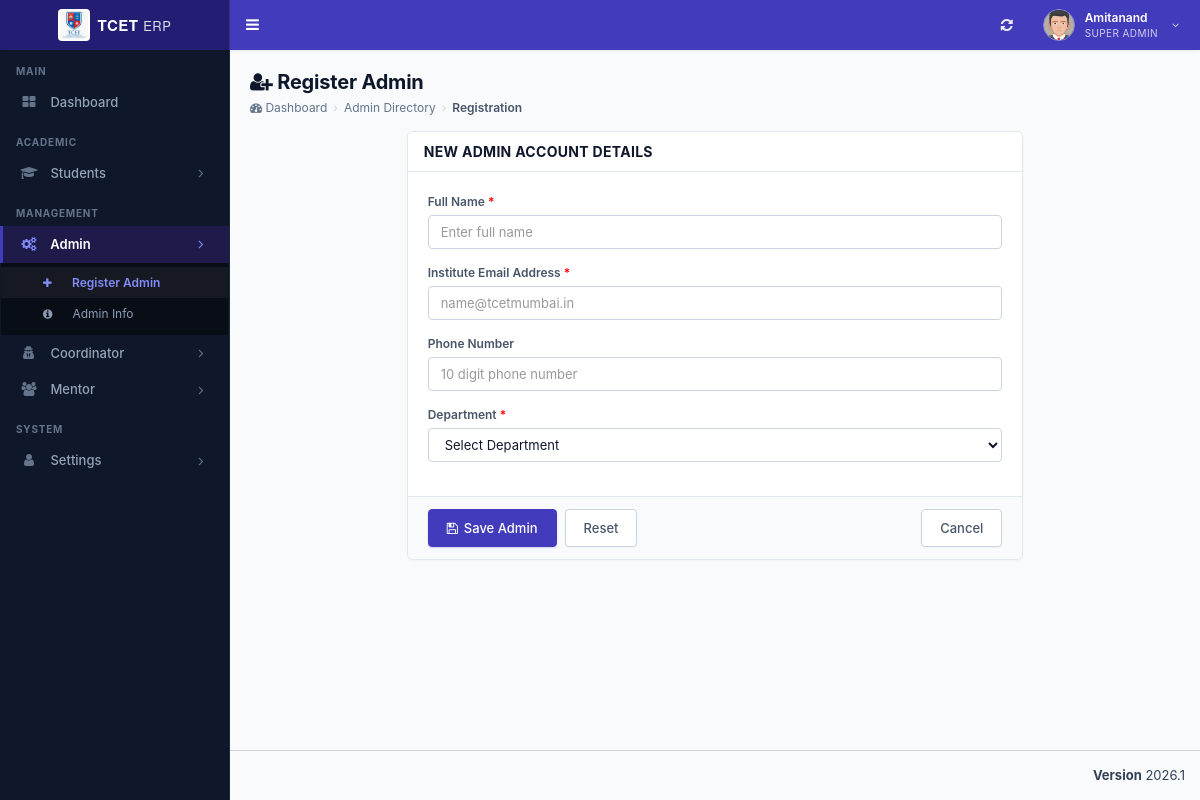
Screenshot of /admin/admin_register.php (signed in) with the database file from the repository.
### tables this page shows
CREATE TABLE `st_role_master` (
  `role_id` int(11) NOT NULL,
  `role_name` varchar(100) NOT NULL,
  PRIMARY KEY (`role_id`)
);

CREATE TABLE `st_login` (
  `login_id` int(11) NOT NULL AUTO_INCREMENT,
  `username` varchar(200) NOT NULL,
  `password` varchar(255) NOT NULL,
  `user_id` int(11) NOT NULL,
  `created_at` timestamp NOT NULL DEFAULT current_timestamp(),
  PRIMARY KEY (`login_id`)
);

CREATE TABLE `st_user_master` (
  `user_id` int(11) NOT NULL AUTO_INCREMENT,
  `user_name` varchar(150) NOT NULL,
  `email_id` varchar(200) NOT NULL,
  `phone_number` varchar(15) DEFAULT NULL,
  `department_id` int(11) NOT NULL,
  `role_id` int(11) NOT NULL,
  `student_id` int(11) NOT NULL,
  `is_first_login` tinyint(1) DEFAULT 1,
  PRIMARY KEY (`user_id`)
);

CREATE TABLE `st_menu_master` (
  `menu_id` int(11) NOT NULL,
  `menu_name` varchar(100) NOT NULL,
  `menu_icon` varchar(100) NOT NULL DEFAULT 'fa fa-folder',
  PRIMARY KEY (`menu_id`)
);

CREATE TABLE `st_sub_menu_master` (
  `sub_menu_id` int(11) NOT NULL AUTO_INCREMENT,
  `menu_id` int(11) NOT NULL,
  `sort_order` int(11) NOT NULL DEFAULT 0,
  `sub_menu_name` varchar(100) NOT NULL,
  `sub_menu_icon` varchar(100) NOT NULL DEFAULT 'fa fa-angle-double-right',
  `sub_menu_route` varchar(255) NOT NULL DEFAULT '#',
  PRIMARY KEY (`sub_menu_id`)
);

### admin/admin_register.php (called while the page is built, shortened)
<?php
$roleLabel = 'Admin';
$processFile = 'admin_process.php';
$infoFile = 'admin_info.php';
include 'role_register_base.php';
?>

### database/db_connect.php (called while the page is built, shortened)
<?php
if (!class_exists('DBController')) {
class DBController
{
    public $host = "localhost";
    public $user = "root";
    public $password = "";
    public $database = "tcet_st";
    function __construct($dbName = null)
    {
        if ($dbName !== null && trim((string)$dbName) !== '') {
            $this->database = trim((string)$dbName);
        } else {
            $this->database = "tcet_st";
        }
        $this->conn = $this->connectDB();
    }
    function connectDB()
    {
      $conn = @mysqli_connect($this->host,$this->user,$this->password,$this->database);
      return $conn;
    }
}
}
?>

### admin/role_register_base.php (the view, shortened to what this page needs)
<?php include "header/header.php"; ?>
<div class="content-wrapper">
  <section class="content-header">
    <div class="erp-page-header">
      <div class="erp-page-title-wrap">
        <h1 class="erp-page-title"><i class="fa fa-user-plus"></i> Register <?php echo htmlspecialchars($roleLabel); ?></h1>
        <div class="erp-breadcrumb">
          <a href="index.php"><i class="fa fa-dashboard"></i> Dashboard</a>
          <span class="sep">&rsaquo;</span>
          <a href="<?php echo htmlspecialchars($infoFile); ?>"><?php echo htmlspecialchars($roleLabel); ?> Directory</a>
          <span class="sep">&rsaquo;</span>
          <span class="active-item">Registration</span>
        </div>
      </div>
    </div>
  </section>
  <section class="content" style="padding-top: 0;">
    <div class="row">
      <div class="col-md-8 col-md-offset-2">
        <div class="erp-card">
          <div class="erp-card-header">
            <h3 class="erp-card-title">New <?php echo htmlspecialchars($roleLabel); ?> Account Details</h3>
          </div>
          <form method="post" action="<?php echo htmlspecialchars($processFile); ?>" autocomplete="off">
            <div style="padding: 20px;">
              <div class="form-group">
                <label>Full Name <span style="color:red;">*</span></label>
                <input type="text" name="user_name" class="form-control" placeholder="Enter full name" required>
              </div>
              <div class="form-group">
                <label>Institute Email Address <span style="color:red;">*</span></label>
                <input type="email" name="email_id" class="form-control" placeholder="name@tcetmumbai.in" required>
              </div>
              <div class="form-group">
                <label>Phone Number</label>
                <input type="text" name="phone_number" class="form-control" placeholder="10 digit phone number" maxlength="15">
              </div>
              <div class="form-group">
                <label>Department <span style="color:red;">*</span></label>
                <select name="department_id" id="department_select" class="form-control" required>
                  <option value="">Select Department</option>
                </select>
              </div>
            </div>
            <div style="padding: 12px 20px; background-color: #f8fafc; border-top: 1px solid var(--erp-border); display: flex; align-items: center; gap: 8px;">
              <button type="submit" class="btn-erp-primary"><i class="fa fa-save"></i> Save <?php echo htmlspecialchars($roleLabel); ?></button>
              <button type="reset" class="btn-erp-secondary">Reset</button>
              <a href="<?php echo htmlspecialchars($infoFile); ?>" class="btn-erp-secondary" style="margin-left: auto;">Cancel</a>
            </div>
          </form>
        </div>
      </div>
    </div>
  </section>
</div>
<?php include "header/footer.php"; ?>

### admin/header/header.php (shortened to what this page needs)
<?php
require_once __DIR__ . "/../../database/db_connect.php";
$db_handle = new DBController();
$sessionLoginId = intval($_SESSION['user_login_id'] ?? $_SESSION['user_session'] ?? 0);
$username = '';
$userid = 0;
$usertype = 0;
$sql = "SELECT l.login_id, l.username, l.user_id, u.role_id, u.user_name, u.department_id, u.student_id, r.role_name
	    FROM st_login l
	    LEFT JOIN st_user_master u ON u.user_id = l.user_id
	    LEFT JOIN st_role_master r ON r.role_id = u.role_id
	    WHERE l.login_id='" . $sessionLoginId . "' LIMIT 1";
$result = mysqli_query($db_handle->conn, $sql);
if ($result && $result->num_rows > 0) {
	$row = $result->fetch_assoc();
	$username = $row['username'];
	$userid = intval($row['user_id']);
	$usertype = intval($row['role_id']);
}
$name = $username;
$profileSql = "SELECT COALESCE(NULLIF(TRIM(u.user_name), ''), l.username) AS user_name
			   FROM st_login l
			   LEFT JOIN st_user_master u ON u.user_id = l.user_id
			   WHERE l.user_id = $userid LIMIT 1";
$profileResult = mysqli_query($db_handle->conn, $profileSql);
if ($profileResult && ($profileRow = mysqli_fetch_assoc($profileResult))) {
	$profileName = trim((string)($profileRow['user_name'] ?? ''));
	if ($profileName !== '') {
		$name = $profileName;
	}
}
$sql = "SELECT role_name FROM st_role_master WHERE role_id = ? LIMIT 1";
$stmt = mysqli_prepare($db_handle->conn, $sql);
if ($stmt) {
	mysqli_stmt_bind_param($stmt, 'i', $usertype);
	mysqli_stmt_execute($stmt);
	$result = mysqli_stmt_get_result($stmt);
	if ($row = mysqli_fetch_assoc($result)) {
		$role_name = $row['role_name'];
	}
}
	$dashboardRoute = ($usertype === 5) ? 'student_dashboard.php' : 'index.php';
?>
<!DOCTYPE html>
<html>
<head>
	<link rel="stylesheet" href="bootstrap/css/bootstrap.min.css">
	<link rel="stylesheet" href="https://cdnjs.cloudflare.com/ajax/libs/font-awesome/4.5.0/css/font-awesome.min.css">
	<link rel="stylesheet" href="https://cdnjs.cloudflare.com/ajax/libs/ionicons/2.0.1/css/ionicons.min.css">
	<link rel="stylesheet" href="dist/css/AdminLTE.min.css">
	<link rel="stylesheet" href="dist/css/skins/_all-skins.min.css">
	<link rel="stylesheet" href="plugins/iCheck/flat/blue.css">
	<link rel="stylesheet" href="plugins/morris/morris.css">
	<link rel="stylesheet" href="plugins/jvectormap/jquery-jvectormap-1.2.2.css">
	<link rel="stylesheet" href="plugins/datepicker/datepicker3.css">
	<link rel="stylesheet" href="plugins/daterangepicker/daterangepicker.css">
	<link rel="stylesheet" href="plugins/bootstrap-wysihtml5/bootstrap3-wysihtml5.min.css">
	<link rel="stylesheet" href="css/erp-theme.css">
</head>
<body class="hold-transition skin-blue sidebar-mini main-content-responsive">
	<div class="wrapper">
		<header class="main-header">
			<a href="<?php echo $dashboardRoute; ?>" class="logo" style="text-decoration: none;">
				<span class="logo-lg">
					<img src="images/tcet_logo.png" height="32" width="32" style="border-radius: 4px; background: #ffffff; padding: 2px; object-fit: contain;" alt="TCET" />
					<span style="font-weight: 700; font-size: 15px; letter-spacing: 0.5px;">TCET <span style="font-weight: 400; opacity: 0.85; font-size: 13px;">ERP</span></span>
				</span>
			</a>
			<nav class="navbar navbar-static-top" role="navigation">
				<a href="#" class="sidebar-toggle" data-toggle="offcanvas" role="button" title="Toggle Navigation">
				</a>
				<div class="navbar-custom-menu">
					<ul class="nav navbar-nav">
						<li>
							<a href="javascript:void(0);" onclick="window.location.reload();" title="Refresh Page" style="height: 50px; display: flex; align-items: center; padding: 0 14px; color: #ffffff; opacity: 0.9;">
								<i class="fa fa-refresh" style="font-size: 14px;"></i>
							</a>
						</li>
						<li class="dropdown user user-menu">
							<a href="#" class="dropdown-toggle erp-header-user-btn" data-toggle="dropdown">
								<img src="dist/img/user2-160x160.jpg" class="erp-header-avatar" alt="User Image">
								<div class="erp-header-user-meta hidden-xs">
									<span class="erp-header-user-name"><?php echo htmlspecialchars($name !== '' ? $name : $username); ?></span>
									<span class="erp-header-user-role"><?php echo htmlspecialchars($role_name ?? 'User'); ?></span>
								</div>
								<i class="fa fa-angle-down hidden-xs" style="font-size: 11px; opacity: 0.8; margin-left: 4px;"></i>
							</a>
						</li>
					</ul>
				</div>
			</nav>
		</header>
		<aside class="main-sidebar">
			<section class="sidebar">
				<?php include_once "side_menu.php"; ?>
			</section>
		</aside>

### admin/header/side_menu.php (shortened to what this page needs)
<?php
if (!function_exists('sidebar_has_column')) {
function sidebar_has_column($conn, $table, $column)
{
	$escapedColumn = mysqli_real_escape_string($conn, $column);
	$result = mysqli_query($conn, "SHOW COLUMNS FROM $table LIKE '$escapedColumn'");
	$exists = ($result && mysqli_num_rows($result) > 0);
	return $exists;
}
}
$menuHasIconColumn = sidebar_has_column($db_handle->conn, 'st_menu_master', 'menu_icon');
$subMenuHasIconColumn = sidebar_has_column($db_handle->conn, 'st_sub_menu_master', 'sub_menu_icon');
$subMenuHasRouteColumn = sidebar_has_column($db_handle->conn, 'st_sub_menu_master', 'sub_menu_route');
$menuTree = array();
$menuIconSelect = $menuHasIconColumn
	? "COALESCE(NULLIF(TRIM(m.menu_icon), ''), 'fa fa-folder') AS menu_icon"
	: "'fa fa-folder' AS menu_icon";
$subMenuRouteSelect = $subMenuHasRouteColumn
	? "COALESCE(NULLIF(TRIM(sm.sub_menu_route), ''), '#') AS sub_menu_route"
	: "'#' AS sub_menu_route";
$subMenuIconSelect = $subMenuHasIconColumn
	? "COALESCE(NULLIF(TRIM(sm.sub_menu_icon), ''), 'fa fa-angle-double-right') AS sub_menu_icon"
	: "'fa fa-angle-double-right' AS sub_menu_icon";
$menuSql = "SELECT m.menu_id, m.menu_name, $menuIconSelect
			FROM st_menu_master m
			WHERE (
				EXISTS (
					SELECT 1
					FROM st_menu_allocation_master mar
					WHERE mar.menu_id = m.menu_id
					  AND mar.role_id = ?
					  AND mar.sub_menu_id IS NULL
				)
				OR EXISTS (
					SELECT 1
					FROM st_menu_allocation_master maa
					WHERE maa.menu_id = m.menu_id
					  AND maa.role_id = ?
					  AND maa.sub_menu_id IS NOT NULL
				)
			)
			ORDER BY m.menu_id";
$menuStmt = mysqli_prepare($db_handle->conn, $menuSql);
if ($menuStmt) {
	mysqli_stmt_bind_param($menuStmt, 'ii', $usertype, $usertype);
	mysqli_stmt_execute($menuStmt);
	$menuResult = mysqli_stmt_get_result($menuStmt);
	while ($menuRow = mysqli_fetch_assoc($menuResult)) {
		$menuId = (int) $menuRow['menu_id'];
		$menuTree[$menuId] = array(
			'menu_name' => $menuRow['menu_name'],
			'menu_icon' => $menuRow['menu_icon'],
			'submenus' => array()
		);
		$subSql = "SELECT sm.sub_menu_id, sm.sub_menu_name, $subMenuRouteSelect, $subMenuIconSelect
				   FROM st_sub_menu_master sm
				   WHERE sm.menu_id = ?
				   AND (
					   EXISTS (
						   SELECT 1
						   FROM st_menu_allocation_master mar
						   WHERE mar.sub_menu_id = sm.sub_menu_id
							 AND mar.role_id = ?
					   )
				   )
				   ORDER BY sm.sort_order ASC, sm.sub_menu_id ASC";
		$subStmt = mysqli_prepare($db_handle->conn, $subSql);
		if ($subStmt) {
			mysqli_stmt_bind_param($subStmt, 'ii', $menuId, $usertype);
			mysqli_stmt_execute($subStmt);
			$subResult = mysqli_stmt_get_result($subStmt);
			while ($subRow = mysqli_fetch_assoc($subResult)) {
				$menuTree[$menuId]['submenus'][] = $subRow;
			}
		}
	}
}
?>
<ul class="sidebar-menu" id="sidebar-dynamic-menu">
<?php
$sidebarHomeRoute = ((int) ($usertype ?? 0) === 5) ? 'student_dashboard.php' : 'index.php';
$sidebarHomeLabel = ((int) ($usertype ?? 0) === 5) ? 'Dashboard' : 'Dashboard';
$sidebarHomeIcon = ((int) ($usertype ?? 0) === 5) ? 'fa fa-dashboard' : 'fa fa-th-large';
$currentScript = basename($_SERVER['PHP_SELF'] ?? '');
?>
<li class="header">MAIN</li>
<li class="<?php echo ($currentScript === 'index.php' || $currentScript === 'student_dashboard.php') ? 'active' : ''; ?>">
	<a href="<?php echo htmlspecialchars($sidebarHomeRoute); ?>">
		<i class="<?php echo htmlspecialchars($sidebarHomeIcon); ?>"></i>
		<span><?php echo htmlspecialchars($sidebarHomeLabel); ?></span>
	</a>
</li>
<?php
$renderedHeaders = array();
foreach ($menuTree as $menuId => $menuData) {
	$menuName = trim((string) $menuData['menu_name']);
	$menuLower = strtolower($menuName);
	$menuIcon = trim((string) $menuData['menu_icon']);
	$sectionGroup = '';
	if (in_array($menuLower, array('students', 'student', 'coordinator', 'academics', 'academic'), true)) {
		$sectionGroup = 'ACADEMIC';
	} elseif (in_array($menuLower, array('admin', 'mentor', 'management'), true)) {
		$sectionGroup = 'MANAGEMENT';
	} elseif (in_array($menuLower, array('settings', 'system'), true)) {
		$sectionGroup = 'SYSTEM';
	}
	if ($sectionGroup !== '' && !isset($renderedHeaders[$sectionGroup])) {
		echo '<li class="header">' . htmlspecialchars($sectionGroup) . '</li>';
		$renderedHeaders[$sectionGroup] = true;
	}
	$isMenuActive = false;
	if (!empty($menuData['submenus'])) {
		foreach ($menuData['submenus'] as $sub) {
			$routeBase = basename($sub['sub_menu_route'] ?? '');
			if ($routeBase !== '' && $routeBase !== '#' && strpos($currentScript, $routeBase) !== false) {
				$isMenuActive = true;
				break;
			}
		}
	}
?>
<li class="treeview <?php echo $isMenuActive ? 'active' : ''; ?>" data-menu-id="<?php echo $menuId; ?>" id="sidebar-menu-<?php echo $menuId; ?>">
	<a href="#">
		<i class="<?php echo htmlspecialchars($menuIcon); ?>" aria-hidden="true"></i>
		<span><?php echo htmlspecialchars(ucwords(strtolower($menuName))); ?></span>
		<span class="pull-right-container">
			<i class="fa fa-angle-right pull-right"></i>
		</span>
	</a>
	<ul class="treeview-menu" id="sidebar-submenu-<?php echo $menuId; ?>" <?php echo $isMenuActive ? 'style="display: block;"' : ''; ?>>
	<?php if (!empty($menuData['submenus'])) {
		foreach ($menuData['submenus'] as $subMenu) {
			$subId = intval($subMenu['sub_menu_id']);
			$subName = trim((string) $subMenu['sub_menu_name']);
			$subRoute = trim((string) ($subMenu['sub_menu_route'] ?? '#'));
			$subIcon = trim((string) ($subMenu['sub_menu_icon'] ?? 'fa fa-circle-o'));
			$isSubActive = ($subRoute !== '#' && basename($subRoute) === $currentScript);
	?>
		<li class="<?php echo $isSubActive ? 'active' : ''; ?>" data-sub-menu-id="<?php echo $subId; ?>" id="sidebar-submenu-item-<?php echo $subId; ?>">
			<a href="<?php echo htmlspecialchars($subRoute); ?>">
				<i class="<?php echo htmlspecialchars($subIcon); ?>"></i>
				<span><?php echo htmlspecialchars($subName); ?></span>
			</a>
		</li>
	<?php }
	} ?>
	</ul>
</li>
<?php } ?>
</ul>

### admin/header/header.php (style rules this page uses)
.main-content-responsive .main-header .logo img { height: 32px !important; width: auto !important; max-width: none; object-fit: contain; }

### rows the page displays
st_role_master: role_name "SUPER ADMIN"
st_login: user.role_id "Dashboard"
st_menu_master: menu_name "ACADEMIC", menu_name "Students"
st_menu_master: menu_name "MANAGEMENT", menu_name "Admin"
st_sub_menu_master: sub_menu_name "Register Admin"
st_sub_menu_master: sub_menu_name "Admin Info"
st_menu_master: menu_name "Coordinator"
st_menu_master: menu_name "Mentor"
st_menu_master: menu_name "SYSTEM", menu_name "Settings"

### other values shown
$name !== '' ? $name : $username "Amitanand"
$roleLabel "Admin"
$roleLabel "ADMIN"
